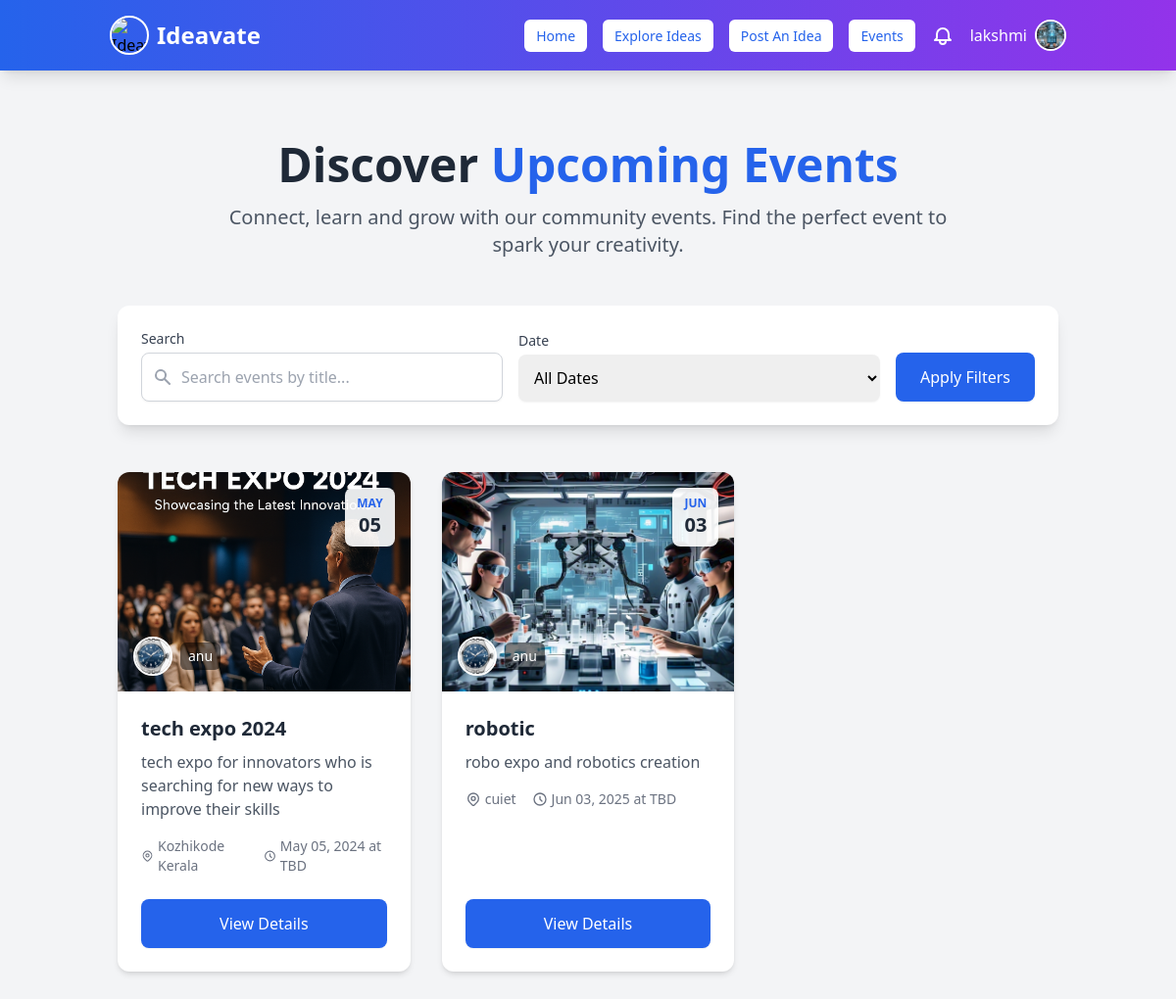
The app's page /events/ (signed in), older data.
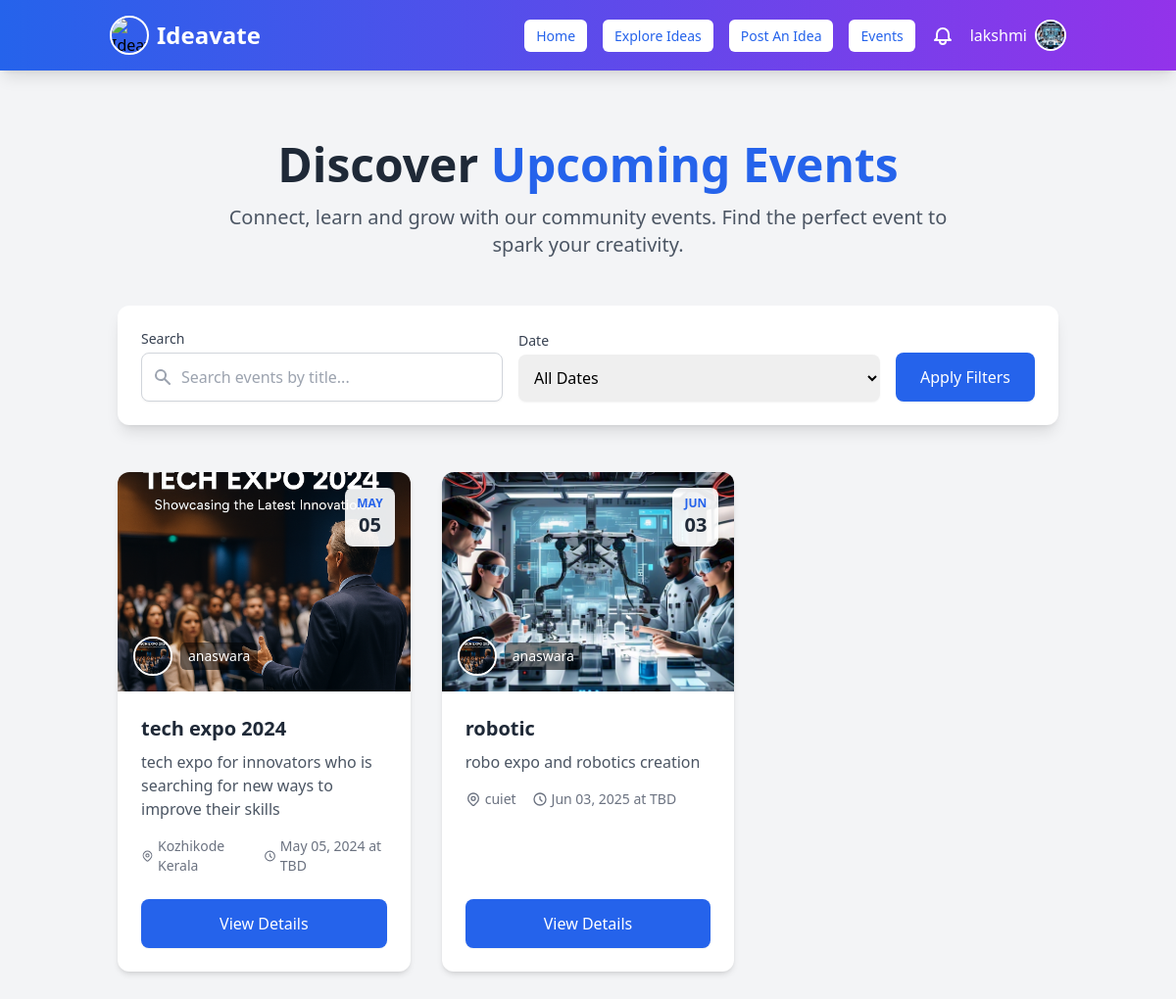
The same page, newer data.
### myapp/models.py (models this page shows, shortened)
class User(AbstractUser):
    is_user = models.BooleanField(default=False)
    is_organization = models.BooleanField(default=False)
    groups = models.ManyToManyField(Group, related_name="custom_user_groups", blank=True)
    user_permissions = models.ManyToManyField(Permission, related_name="custom_user_permissions", blank=True)

class UserProfile(models.Model):
    user = models.OneToOneField(User, on_delete=models.CASCADE, related_name="user_profile")
    profession = models.CharField(max_length=255, blank=True, null=True)  # Example: Entrepreneur, Developer
    expertise = models.CharField(max_length=255, blank=True, null=True)  # Example: AI, Marketing, FinTech
    bio = models.TextField(blank=True, null=True)  # Short user description
    profile_picture = models.ImageField(upload_to="profile_pics/", blank=True, null=True)
    class Meta:
        verbose_name = "User Profile"
        verbose_name_plural = "User Profiles"

class PostEvent(models.Model):
    title = models.CharField(max_length=255)
    description = models.TextField()
    date = models.DateField()
    location = models.CharField(max_length=255)
    user = models.ForeignKey(User, on_delete=models.CASCADE)
    image = models.ImageField(upload_to="event_images/", blank=True, null=True)  # ✅ Add this field

class OrganizationProfile(models.Model):
    user = models.OneToOneField(User, on_delete=models.CASCADE, related_name="organization_profile")
    company_name = models.CharField(max_length=255, unique=True)
    description = models.TextField(blank=True, null=True)
    job_title = models.CharField(max_length=255)  # Role of the user in the company
    profile_picture = models.ImageField(upload_to="organization_profiles/", blank=True, null=True)
    class Meta:
        verbose_name = "Organization_Profile"
        verbose_name_plural = "Organization_Profiles"

### myapp/views.py (the view, shortened to what this page needs)
# urls.py: path("events/",views.events_view, name="events"),
@login_required(login_url='signin')
def events_view(request):
    query = request.GET.get('q', '')
    date_filter = request.GET.get('date', '')
    events = PostEvent.objects.filter(user__is_organization=True).select_related('user__organization_profile')
    if query:
        events = events.filter(title__icontains=query)
    return render(request, "events.html", {
        'events': events,
    })

### templates/events.html (shortened to what the changed rows need)
{% extends "navbar.html" %}
{% load static %}
{% block content %}
<div class="container mx-auto px-4 py-12 md:py-16">
    <div class="text-center mb-12">
        <h1 class="text-4xl md:text-5xl font-bold text-gray-800 mb-4">Discover <span class="text-blue-600">Upcoming Events</span></h1>
    </div>
    {% if events %}
    <div class="grid grid-cols-1 sm:grid-cols-2 lg:grid-cols-3 gap-8">
        {% for event in events %}
        <div class="bg-white rounded-xl shadow-md overflow-hidden hover:shadow-xl transition-shadow duration-300 ease-in-out transform hover:-translate-y-1 flex flex-col h-full">
            <div class="relative">
                <img src="{{ event.image.url }}" alt="{{ event.title }}" class="w-full h-48 md:h-56 object-cover">
                <div class="absolute top-4 right-4 bg-white bg-opacity-90 rounded-lg shadow-md px-3 py-2 text-center">
                    <div class="text-xs font-bold text-blue-600 uppercase">{{ event.date|date:"M" }}</div>
                    <div class="text-xl font-bold text-gray-800">{{ event.date|date:"d" }}</div>
                </div>
                <div class="absolute bottom-4 left-4 flex items-center">
                    <a href="{% url 'organization_profile' event.user.username %}" class="group">
                        <div class="flex items-center">
                            {% if event.user.organization_profile.profile_picture %}
                                <img src="{{ event.user.organization_profile.profile_picture.url }}"
                                     class="h-10 w-10 rounded-full object-cover border-2 border-white shadow-md group-hover:border-blue-300 transition">
                            {% else %}
                                <img src="{% static 'images/default-profile.png' %}"
                                     class="h-10 w-10 rounded-full object-cover border-2 border-white shadow-md group-hover:border-blue-300 transition">
                            {% endif %}
                            <span class="ml-2 text-white font-medium text-sm bg-black bg-opacity-50 px-2 py-1 rounded-md group-hover:text-blue-200 transition">
                                {{ event.user.username }}
                            </span>
                        </div>
                    </a>
                </div>
            </div>
            <div class="p-6 flex flex-col flex-grow">
                <div class="flex-grow">
                    <h3 class="text-xl font-bold text-gray-800 mb-2">{{ event.title }}</h3>
                    <p class="text-gray-600 mb-4">{{ event.description|truncatewords:20 }}</p>
                    <div class="flex items-center text-sm text-gray-500 space-x-4 mt-4">
                        <div class="flex items-center">
                            {{ event.location|default:"Online" }}
                        </div>
                        <div class="flex items-center">
                            <svg class="h-4 w-4 mr-1" fill="none" stroke="currentColor" viewBox="0 0 24 24">
                                <path stroke-linecap="round" stroke-linejoin="round" stroke-width="2" d="M12 8v4l3 3m6-3a9 9 0 11-18 0 9 9 0 0118 0z"/>
                            </svg>
                            {{ event.date|date:"M d, Y" }} at {{ event.time|default:"TBD" }}
                        </div>
                    </div>
                </div>
                <div class="mt-6">
                    <a href="{% url 'event_details' event.id %}" class="block w-full text-center px-6 py-3 border border-transparent text-base font-medium rounded-lg text-white bg-blue-600 hover:bg-blue-700 shadow-sm transition duration-150 ease-in-out">
                        View Details
                    </a>
                </div>
            </div>
        </div>
        {% endfor %}
    </div>
    {% endif %}
</div>
{% endblock %}

### templates/navbar.html (shortened to what this page needs)
{% load static %}
<!DOCTYPE html>
<html lang="en">
<head>
  <script src="https://cdn.tailwindcss.com"></script>
</head>
<body class="bg-gray-100">
  <nav class="bg-gradient-to-r from-blue-600 to-purple-600 shadow-lg py-4 fixed w-full top-0 z-50">
    <div class="container mx-auto flex flex-wrap justify-between items-center px-6">
      <div class="flex items-center space-x-2">
        <img class="h-10 w-10 rounded-full border-2 border-white object-cover"
             src="https://sdmntprsouthcentralus.oaiusercontent.com/files/00000000-0278-61f7-b4ea-7d10b20b69cb/raw?se=2025-05-05T21%3A30%3A44Z&sp=r&sv=2024-08-04&sr=b&scid=4c8e70e2-16cd-5abf-8647-44f968b0a672&skoid=f0c3f613-0f9b-4a8a-a29a-c1a910343ad7&sktid=a48cca56-e6da-484e-a814-9c849652bcb3&skt=2025-05-05T10%3A26%3A38Z&ske=2025-05-06T10%3A26%3A38Z&sks=b&skv=2024-08-04&sig=podV5K3xPyxlE5dahytUbL3hhyrzo/4smHO7KBfd/F4%3D"
             alt="Ideavate Logo">
        <a href="{% url 'home' %}" class="text-white text-2xl font-bold hover:opacity-90 transition">Ideavate</a>
      </div>
      <div id="nav-links" class="w-full md:flex md:items-center md:w-auto hidden">
        <div class="flex flex-col md:flex-row md:space-x-4 w-full md:w-auto items-center">
          {% if user.is_authenticated %}
            {% if user.is_superuser %}
              <a href="{% url 'admin_dashboard' %}" class="nav-button">Admin Dashboard</a>
            {% else %}
              {% if user.is_user %}
                <a href="{% url 'home' %}" class="nav-button">Home</a>
                <a href="{% url 'idea_list' %}" class="nav-button">Explore Ideas</a>
                <a href="{% url 'post_idea' %}" class="nav-button">Post An Idea</a>
                <a href="{% url 'events' %}" class="nav-button">Events</a>
              {% elif user.is_organization %}
                <a href="{% url 'home' %}" class="nav-button">Home</a>
                <a href="{% url 'idea_list' %}" class="nav-button">Explore Ideas</a>
                <a href="{% url 'events' %}" class="nav-button">Events</a>
                <a href="{% url 'post_event' %}" class="nav-button">Post Events</a>
              {% endif %}
              <a href="{% url 'notifications' %}" class="relative text-white hover:text-blue-300">
              </a>
              <div class="relative flex items-center space-x-2 ml-2">
                <span class="text-white font-medium">{{ user.username }}</span>
                <button onclick="toggleDropdown(event)" class="focus:outline-none">
                  {% if user.is_user and user.user_profile.profile_picture %}
                    <img
                      src="{{ user.user_profile.profile_picture.url }}"
                      alt="Profile"
                      class="h-8 w-8 rounded-full border-2 border-white object-cover"
                    />
                  {% elif user.is_organization and user.organization_profile.profile_picture %}
                    <img
                      src="{{ user.organization_profile.profile_picture.url }}"
                      alt="Company"
                      class="h-8 w-8 rounded-full border-2 border-white object-cover"
                    />
                  {% else %}
                    <img
                      src="{% static 'images/default-profile.png' %}"
                      alt="Default"
                      class="h-8 w-8 rounded-full border-2 border-white object-cover"
                    />
                  {% endif %}
                </button>
              </div>
            {% endif %}
          {% else %}
            <a href="{% url 'signin' %}" class="nav-button">Sign In</a>
            <a href="{% url 'signup' %}" class="nav-button">Sign Up</a>
          {% endif %}
        </div>
      </div>
    </div>
  </nav>
  <div class="container mx-auto px-4 py-20">
    {% block content %}{% endblock %}
  </div>
</body>
</html>

Row changes from the older to the newer data that the page shows:
changed User "lakshmi": user_profile.profile_picture: a different picture
changed through a linked row, PostEvent "tech expo 2024": user.organization_profile.profile_picture: a different picture; user.username "anu" → "anaswara"
changed through a linked row, PostEvent "robotic": user.organization_profile.profile_picture: a different picture; user.username "anu" → "anaswara"
